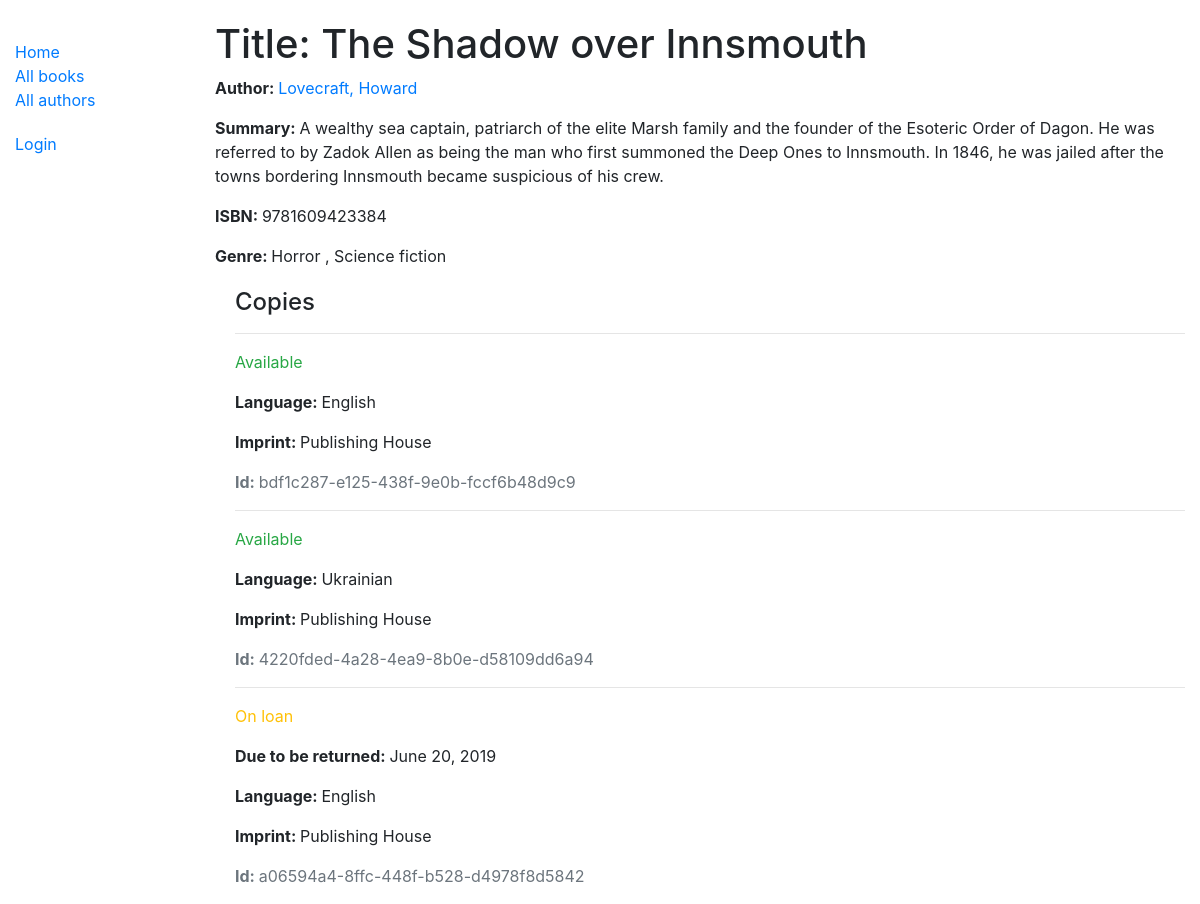
/catalog/books/7, run on an earlier commit of the app's database.
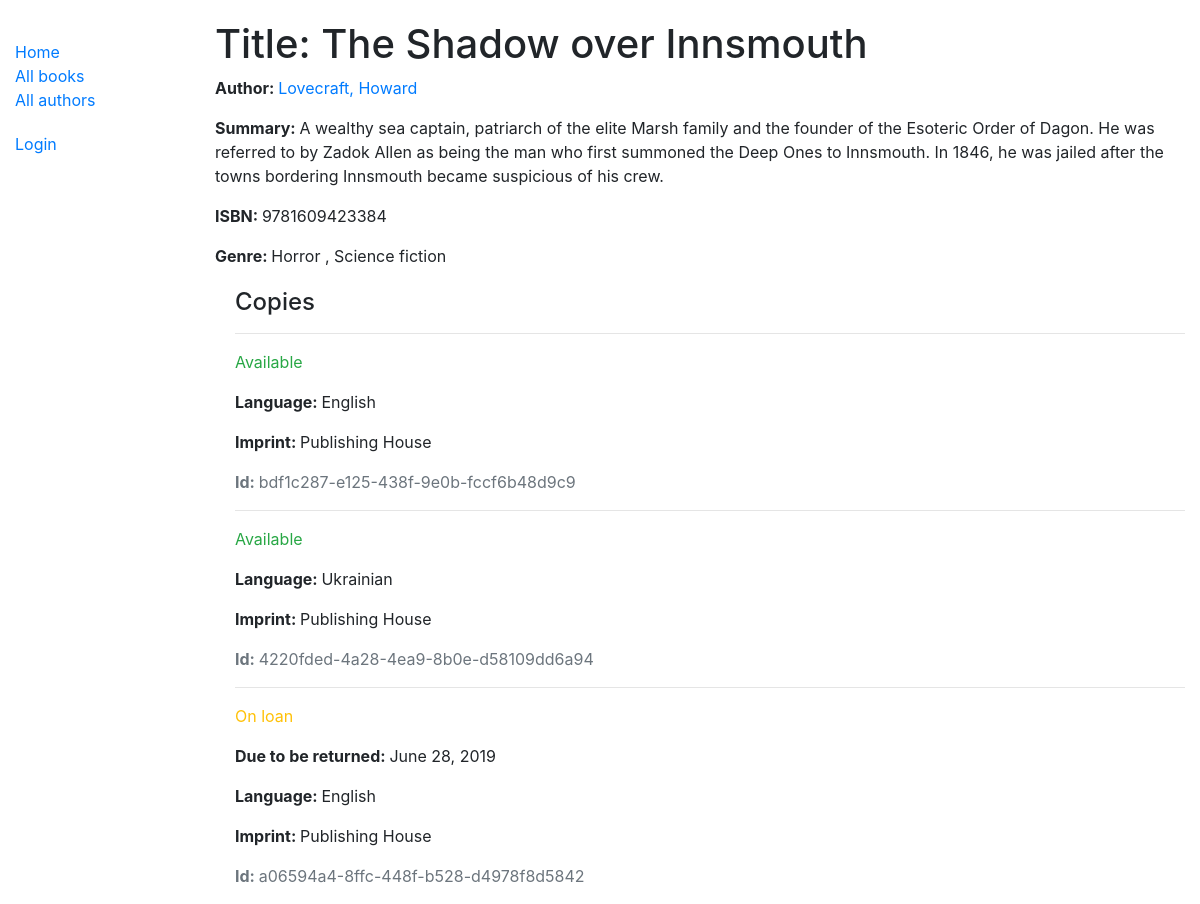
And on a later commit of the database.
### catalog/models.py (models this page shows, shortened)
class BookInstance(models.Model):
	id = models.UUIDField(primary_key=True, default=uuid.uuid4, help_text='Unique ID for this particular book across whole library')
	book = models.ForeignKey('Book', on_delete=models.SET_NULL, null=True)
	language = models.ForeignKey('Language', on_delete=models.SET_NULL, null=True)
	imprint = models.CharField(max_length=200)
	due_back = models.DateField(null=True, blank=True)
	LOAN_STATUS = (
		('m', 'Maintenance'),
		('o', 'On loan'),
		('a', 'Available'),
		('r', 'Reserved'),
	)
	status = models.CharField(
		max_length=1,
		choices=LOAN_STATUS,
		blank=True,
		default='m',
		help_text='Book availability',
	)
	borrower = models.ForeignKey(User, on_delete = models.SET_NULL, null=True, blank=True)
	class Meta:
		ordering = ['book', 'status', 'due_back']
		permissions = (("can_mark_returned", "Set book as returned"),)

class Language(models.Model):
	name = models.CharField(max_length=15, help_text='Book language')
	def __str__(self):
		return self.name

### catalog/views.py (the view)
# urls.py: path('books/<int:pk>', views.BookDetailView.as_view(), name='book-detail'),
class BookDetailView(generic.DetailView):
	model = Book

### catalog/models.py (called while the page is built)
	def __str__(self):
		return self.name

	def __str__(self):
		return '{0}, {1}'.format(self.last_name, self.first_name)

### catalog/templates/catalog/book_detail.html (shortened to what this page needs)
{% extends "base_generic.html" %}
{% block content %}
<h1>Title: {{ book.title }}</h1>
<p>
	<strong>Author: </strong>
	<a href="{% url 'author-detail' book.author.pk %}">
		{{ book.author }}
	</a>
</p>
<p>
	<strong>Summary: </strong>
	{{ book.summary }}
</p>
<p>
	<strong>ISBN: </strong>
	{{ book.isbn }}
</p>
<p>
	<strong>Genre: </strong>
	{% for genre in book.genre.all %}
		{{ genre }}
		{% if not forloop.last %}, {% endif %}
	{% endfor %}
</p>
<div style="margin-left: 20px; margin-top: 20px">
	<h4>Copies</h4>
	{% for copy in book.bookinstance_set.all %}
	<hr>
	<p class="{% if copy.status == 'a' %}text-success{% elif copy.status == 'm' %}text-danger{% else %}text-warning{% endif %}">{{ copy.get_status_display }}</p>
	{% if copy.status != 'a' %}
		<p><strong>Due to be returned: </strong>{{ copy.due_back }}</p>
	{% endif %}
	<p><strong>Language: </strong>{{ copy.language }}</p>
	<p><strong>Imprint: </strong>{{ copy.imprint }}</p>
	<p class="text-muted"><strong>Id: </strong>{{ copy.id }}</p>
	{% endfor %}
</div>
{% endblock %}

What changed in the data, as far as the page shows it:
changed BookInstance "On loan": due_back "June 20, 2019" → "June 28, 2019"
